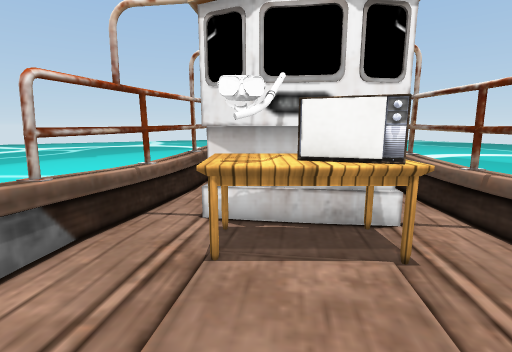
view 1 (above)

12 first-person views from a walk through a Unity game level. The camera is 1.3 m above the floor, tilts 10° down and sees 85° across. The floor is counted in squares, 0.5 m on a side. Each view is taken from the middle of a square. On the plan, view 1 faces up. The plan holds only what a view shows up to about 19 squares ahead; the rest is blank. The place goes on beyond the plan. The player is left out. Some surface patterns are stand-ins.

view 2
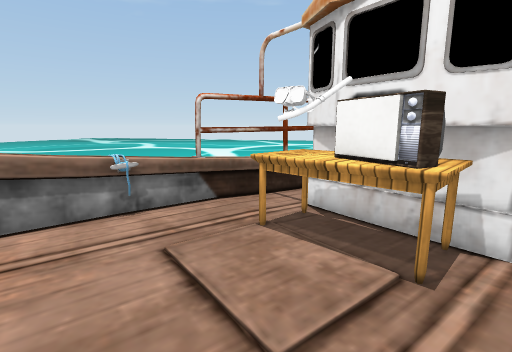

view 3
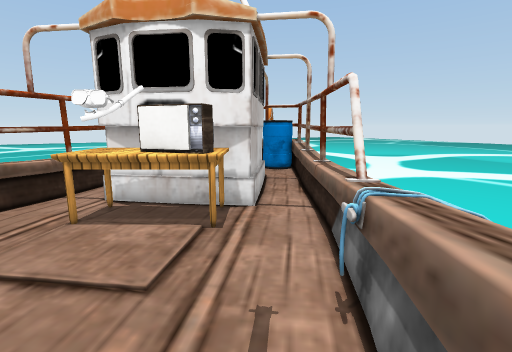

view 4
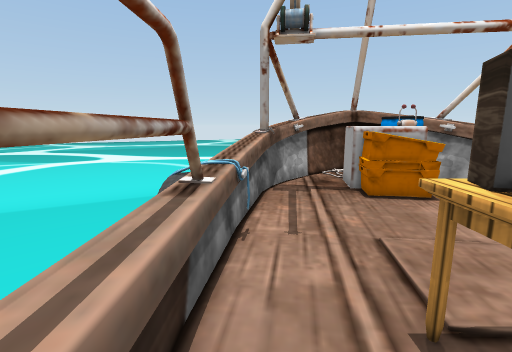

view 5
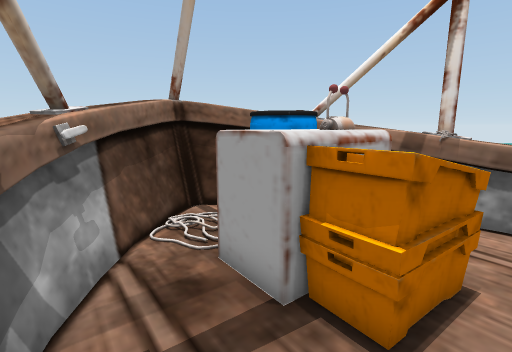

view 6
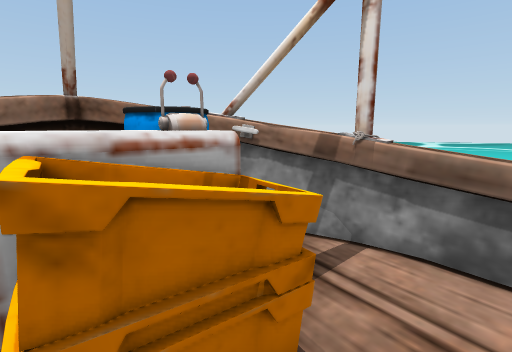

view 7
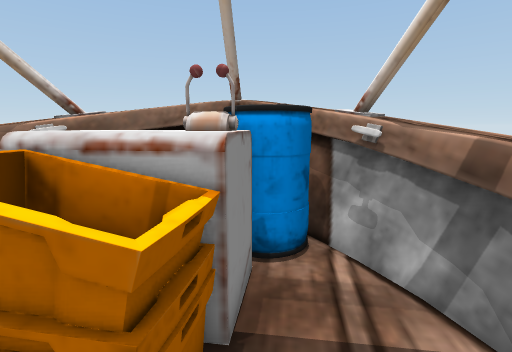

view 8
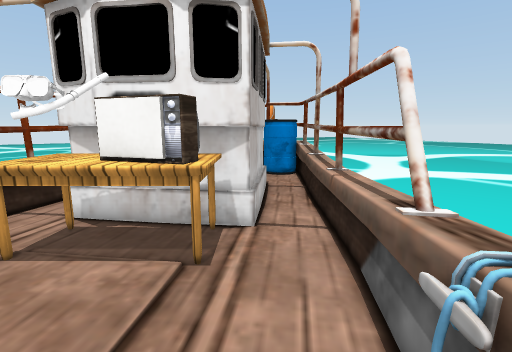

view 9
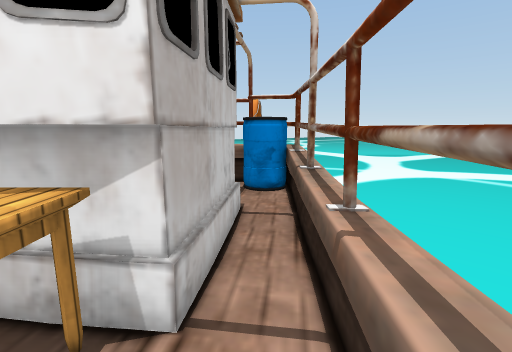

view 10
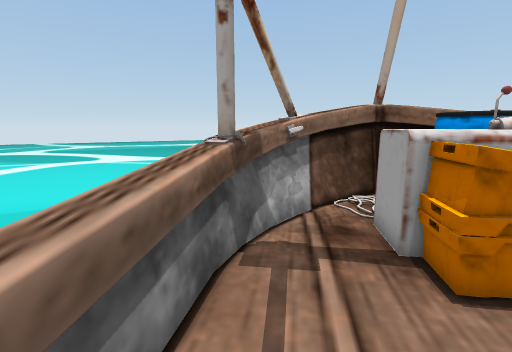

view 11
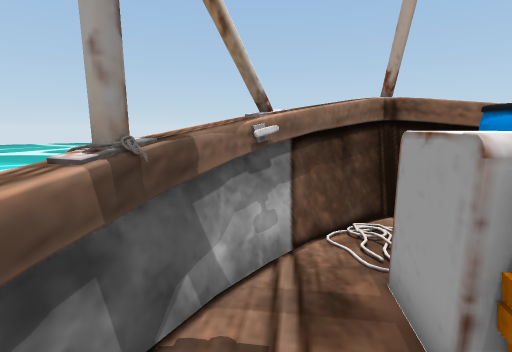

view 12
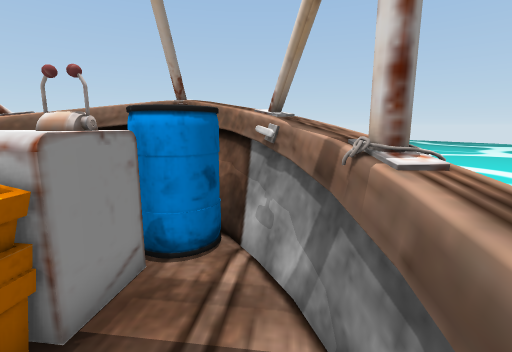

### Floor plan
Key: @ floor where view 1 was taken; # wall or solid block; x gap in a wall; . floor; = window, fence, low wall or low ledge; ^ raised ledge; v drop or lower ground; O other object.
Columns run from 6 left of view 1 to 7 right of it. Each row starts with its distance up from view 1.
 15            ###
 14    #       .=#
 13    #      #.=#
 12    #      #.##
 11   =#      #.##
 10   #=      #.##
  9   #=#     #.##
  8   #.#######.#=
  7  v#..OOO###.#v
  6  ==..OOO O..#v
  5  ^^..OOOOO..#v
  4  ^=.........#
  3  ^=........==
  2  ^.........=^^
  1  ^.........=^^
  0 v^....@....^^
 -1 ^^...=.....^^
 -2 ^^..==^^...^v
 -3 ##..=^^^.. ^
 -4 v^..##^^..##
 -5  ##x#^ ^..=#
 -6  ##^^# ..##
 -7  v#^^...##v
 -8   ## ..###
 -9    ##=##

Where each view was taken, in squares from view 1:
view 1: 0 up, 0 right, facing up
view 2: 0 up, 4 right, facing up-left
view 3: 2 down, 4 right, facing up
view 4: 8 up, 5 right, facing down
view 5: 1 down, 4 right, facing down-left
view 6: 0 up, 1 right, facing down-left
view 7: 0 up, 2 left, facing down
view 8: 0 up, 4 right, facing up
view 9: 4 up, 5 right, facing up
view 10: 2 up, 4 right, facing down
view 11: 1 down, 3 right, facing down
view 12: 0 up, 4 left, facing down
